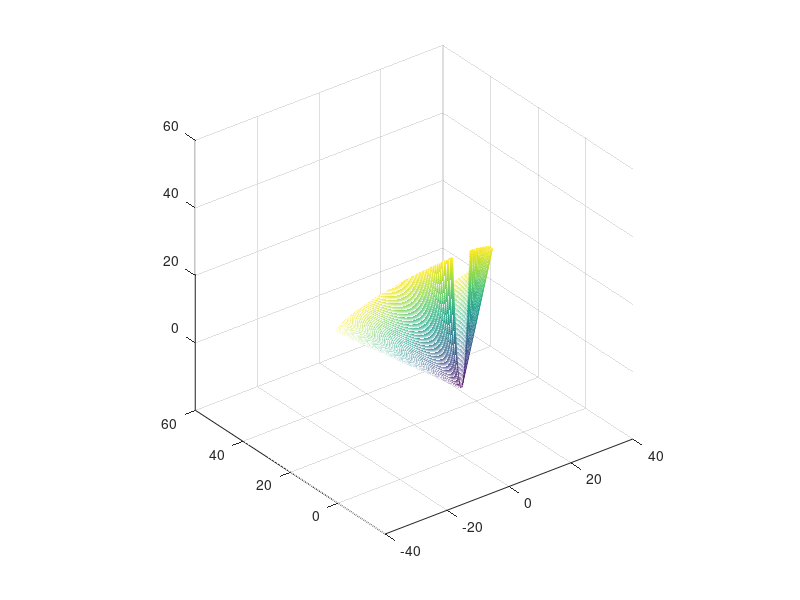

Source code (MATLAB):
% plot boundary of Semidefinite Cone S^2_+ as a cone under R^3
% the boundary is formed by matrices [x11,x12;x12,x22] 
% with 0 determinant i.e. x11*x22 - x12^2 = 0; and x11 >= 0; 
% x11 = x12^2/x22 for x22>0; and x11>=0 , x12=0 for x22=0;
n = 100;
a = 20;
% [x12,x22] = meshgrid(a/(2*n)*((-2*n):(2*n)), a/(n)*((1):(2*n)));
% x11 =  x12.^2./x22;
% % x11(x22+x11>2) = nan;
% % x22(x22+x11>2) = nan;

%x22(x22>2) = nan;
% x11(x11>a*2) = nan;

[x11,x22] = meshgrid(a/(n)*((1):(2*n)));
 x12 =  sqrt(x11.*x22);
 x11(x11+x22>a*2) = nan;
mesh(x12,x22,x11, x11+x22);

hold on;
mesh(-x12,x11,x22,x11+x22);

axis equal

hold off;
